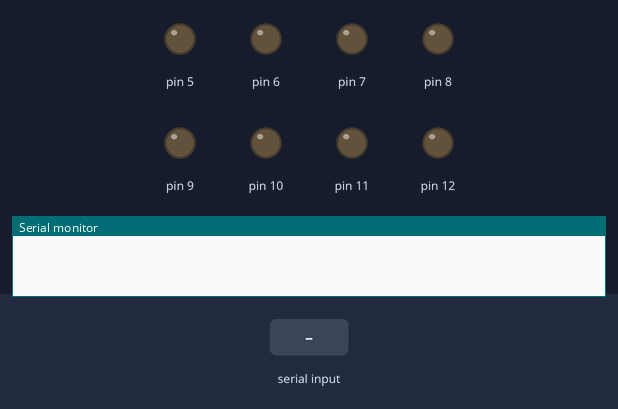
Simulated run of this sketch. Board: Arduino Uno, built with avr-gcc and run on an emulated ATmega328P. On the bench: output pins drawn as LEDs (lit = HIGH), the last lines printed to the serial monitor. Inputs (shaded band) come from the test bench.

Above: at 1.2 s.
1.3 s: "1" received over Serial
At 2.6 s:
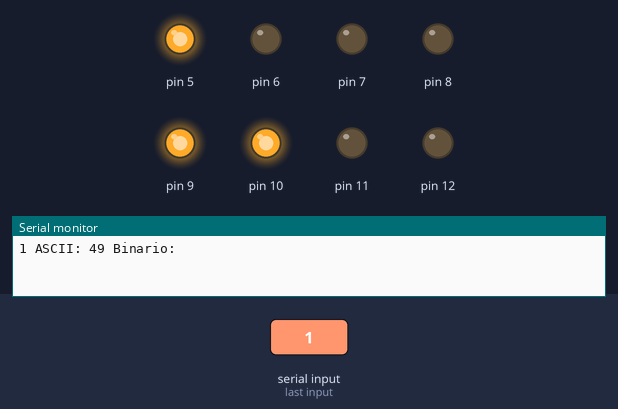
Timing chart, 0 to 7.9 s (numbered marks = the images above; inputs shaded):
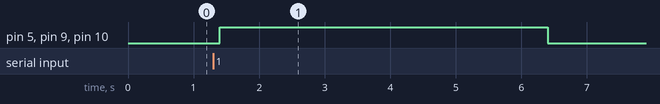

Measured:
- after the input at 1.3 s, pin 5, pin 9, pin 10: LOW → HIGH after 0.10 s, → LOW 5.0 s later

The sketch:

Practica_2_ASCII.ino
```cpp
void setup() {
  for (int i = 5; i <= 12; i++) {
    pinMode(i, OUTPUT);
  }
  Serial.begin(9600);
  Serial.setTimeout(100);
}

void db(int num) {
  int b[8];
  if (num == 0) {
    for (int i = 0; i < 8; i++) {
      digitalWrite(5 + i, LOW);
    }
    return;
  }
  int i = 0;
  while (num > 0 && i < 8) {
    b[i] = num % 2;
    num = num / 2;
    i++;
  }
  while (i < 8) {
    b[i] = 0;
    i++;
  }
  for (int j = 0; j < 8; j++) {
    digitalWrite(5 + j, b[j]);
  }

  delay(5000);


  for (int i = 0; i < 8; i++) {
    digitalWrite(5 + i, LOW);
  }
}

String upperCamelCase(String palabra) {
  if (palabra.length() == 0) {
    return "";
  }
  palabra.toUpperCase();
  palabra.setCharAt(0, toupper(palabra.charAt(0)));
  return palabra;
}

void loop() {
  if (Serial.available() > 0) {
    String palabra = Serial.readString();
    palabra.trim();

    if (palabra.length() <= 5) {
      palabra = upperCamelCase(palabra);
      for (int i = 0; i < palabra.length(); i++) {
        int valorASCII = (int)palabra.charAt(i);
        Serial.print(palabra.charAt(i));
        Serial.print(" ASCII: ");
        Serial.print(valorASCII);
        Serial.print(" Binario: ");
        db(valorASCII);
        Serial.println();
      }
    } else {
      Serial.println("Palabra demasiado larga (máximo 5 letras).");
    }
  }
}
```
